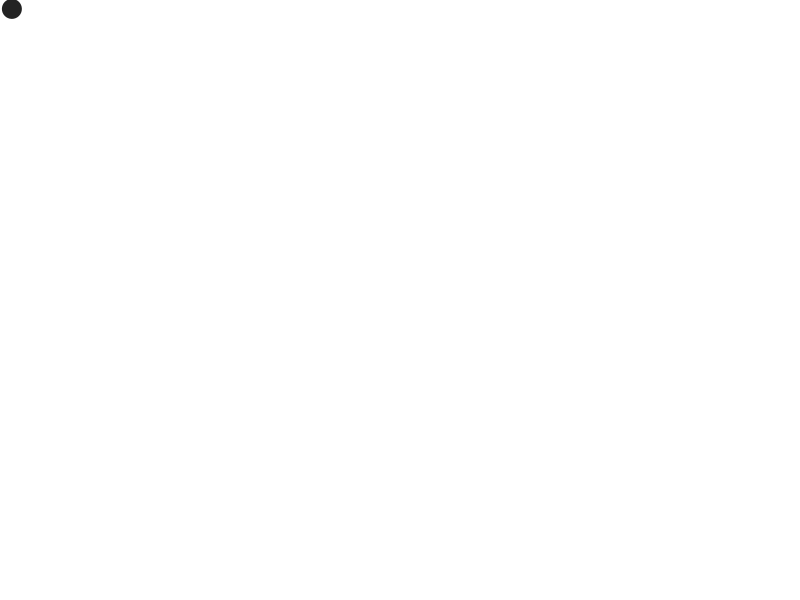
Frame 1 (no input)
Frame 60 (the mouse pressed at the canvas centre just before this capture): blank canvas, image omitted
Frame 120 (the mouse held since frame 60 and released just before this capture): blank canvas, image omitted

The Processing sketch that drew this single still picture (run headless with seeded random() and noise(); from frame 60 on, the mouse is pressed at the canvas centre):

// Processing sketch: list6_3
// ── list6_3.pde
PVector force;
PVector acceleration;
PVector location;
PVector velocity;
PVector gravity;
float mass;
float friction;

void setup () {
  size(800, 600);
  frameRate(60);
  location = new PVector(0.0, 0.0);
  velocity = new PVector(0.0, 0.0);
  gravity = new PVector(0.0, 1.0);
  force = new PVector(12.0, 8.0);
  mass = 1.0;
  friction = 0.01;
  acceleration = force.mult(mass);
}

void draw () {
  background(255);
  fill(35);
  noStroke();
  acceleration.add(gravity);
  velocity.add(acceleration);
  velocity.mult(1.0 - friction);
  location.add(velocity);
  acceleration.set(0, 0);
  ellipse(location.x, location.y, 20, 20);
}
